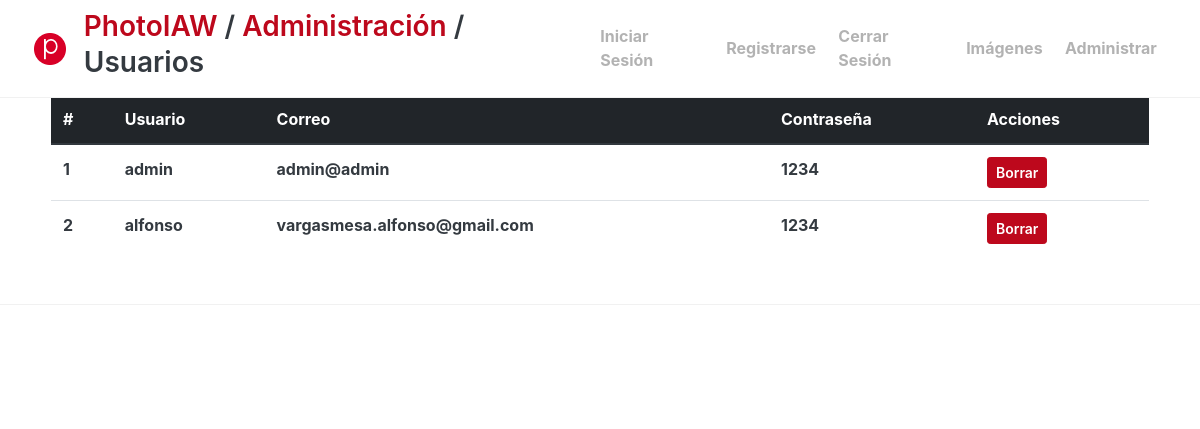
Screenshot of /adminusuarios.php (signed in) with the database file from the repository.
### tables this page shows
CREATE TABLE `usuarios` (
  `usuario` varchar(20) NOT NULL,
  `correo` varchar(50) NOT NULL,
  `contraseña` varchar(30) NOT NULL
);

### adminusuarios.php (the view, shortened to what this page needs)
<?php
if (isset($_SESSION['nombreUsuario']) && $_SESSION['nombreUsuario'] == 'admin') {
?>
<!DOCTYPE html>
<html lang="en">
<head>
    <link rel="stylesheet" href="assets/css/app.css">
	<link rel="stylesheet" href="assets/css/theme.css">
</head>
<body>
	<nav class="navbar navbar-expand-lg navbar-light bg-white fixed-top">
    <a class="navbar-brand font-weight-bolder mr-3" href="index.php"><img src="assets/img/logo.png"></a>
    <div class="collapse navbar-collapse" id="navbarsDefault">
        <ul class="navbar-nav mr-auto align-items-center">
    		<li class="nav-item">
            <h3><a href="index.php">PhotoIAW</a> / <a href="admin.php">Administración</a> / Usuarios</h3>
			</li>
    	</ul>
    	<ul class="navbar-nav ml-auto align-items-center">
    		<li class="nav-item">
				<a class="nav-link" href="login.php">Iniciar Sesión</a>
			</li>
			<li class="nav-item">
				<a class="nav-link" href="signin.php">Registrarse</a>
			</li>
			<li class="nav-item">
				<a class="nav-link" href="logout.php">Cerrar Sesión</a>
			</li>
			<?php
			if (isset($_SESSION['nombreUsuario']) && isset($_SESSION['estado'])) {
				print "<a class='nav-link' href='formuimagen.php'>Imágenes</a>";
				if (isset($_SESSION['nombreUsuario']) && $_SESSION['nombreUsuario'] == 'admin') {
					print "<a class='nav-link' href='admin.php'>Administrar</a>";
				}
            }
			?>
    	</ul>
    </div>
    </nav>
    <main role="main">
    <section class="mt-4 mb-5">
    <div class="container-fluid">
        <table class="table">
            <thead class="thead-dark">
                <tr>
                <th scope="col">#</th>
                <th scope="col">Usuario</th>
                <th scope="col">Correo</th>
                <th scope="col">Contraseña</th>
                <th scope="col">Acciones</th>
                </tr>
            </thead>
            <tbody>
                <?php
                $conexion = mysqli_connect("localhost", "root", "", "vargasacedo") or die("Problemas con la conexión");
                $registros = mysqli_query($conexion, "SELECT usuario, correo, contraseña
                                                        FROM usuarios")
                    or die("Problemas en la consulta:".mysqli_error($conexion));
                $contador=0;
                while ($reg = mysqli_fetch_array($registros)) {
                    $contador=$contador+1;
                    echo "<tr>";
                        echo "<th>" . $contador . "</th>";
                        echo "<th>" . $reg['usuario'] . "</th>";
                        echo "<th>" . $reg['correo'] . "</th>";
                        echo "<th>" . $reg['contraseña'] . "</th>";
                        echo "<td><a class='btn btn-danger btn-sm' href='adminborrar.php?id=$reg[usuario]&nombretabla=usuarios&tipo=usuario' > Borrar </a></td>";
                    echo "</tr>";
                }
                echo "</table>";
                ?>
    </div>
    </section>
    </main>
    <footer class="footer pt-5 pb-5 text-center">
    </footer>
</body>
</html>
<?php
} else {
    header('location: index.php?errorI=Sesion finalizada');
}
?>

### assets/css/theme.css (style rules this page uses)
body { padding-top: 70px; }
img { max-width: 100%; }
a, .a:hover { -webkit-transition: all 0.2s; transition: all 0.2s; }
.container-fluid { width: 94%; margin: 0px auto; max-width: 94%; }
.fixed-top { border-bottom: 1px solid #f1f1f1; }
footer.footer { border-top: 1px solid #f1f1f1; }
.nav-link, .dropdown-item { font-weight: 700; }
.navbar { padding: 0.5rem 2rem; }

### rows the page displays
usuarios: usuario "admin", correo "admin@admin", contraseña "1234"
usuarios: usuario "alfonso", correo "vargasmesa.alfonso@gmail.com", contraseña "1234"
